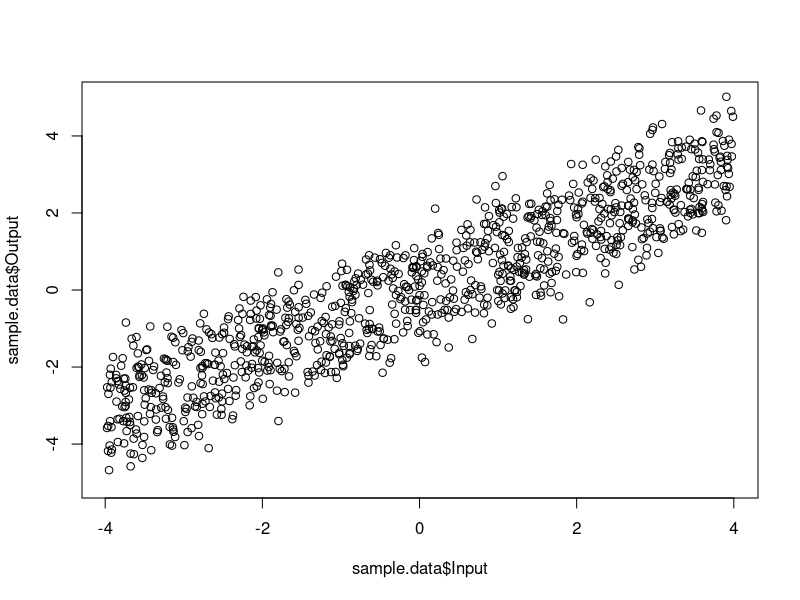
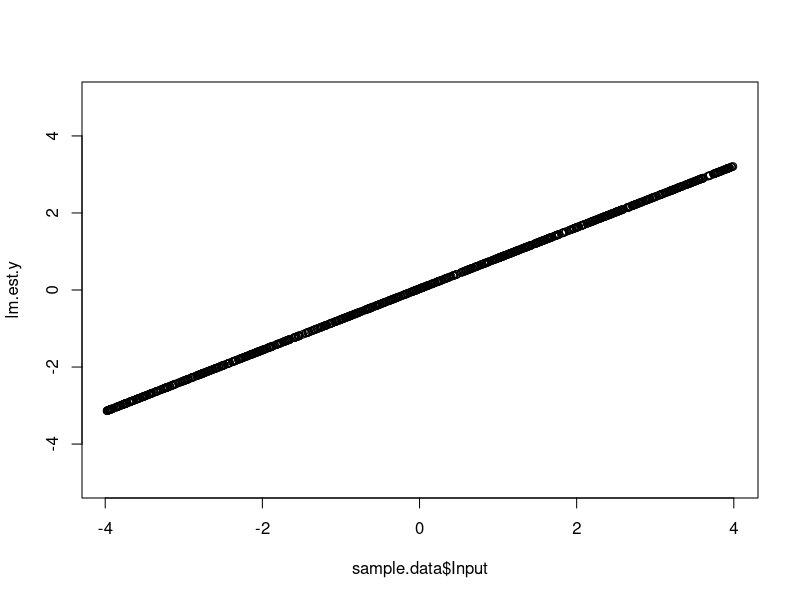
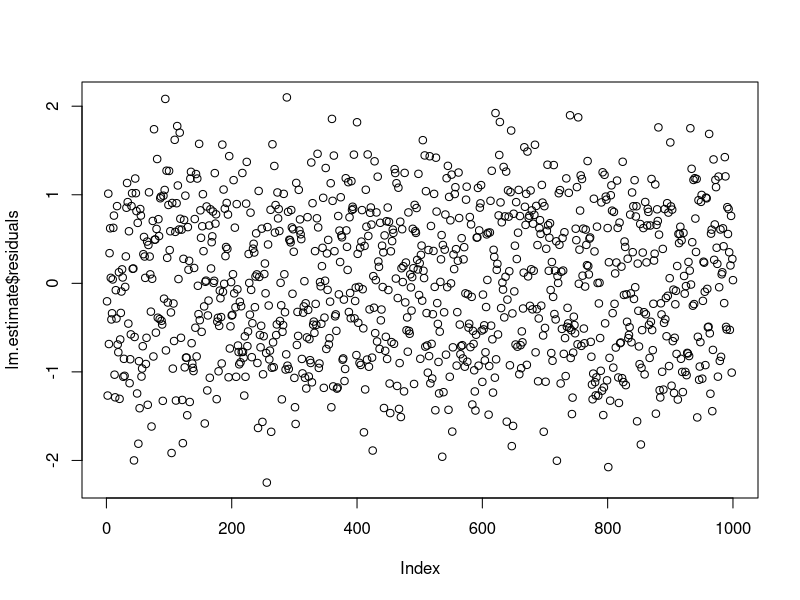
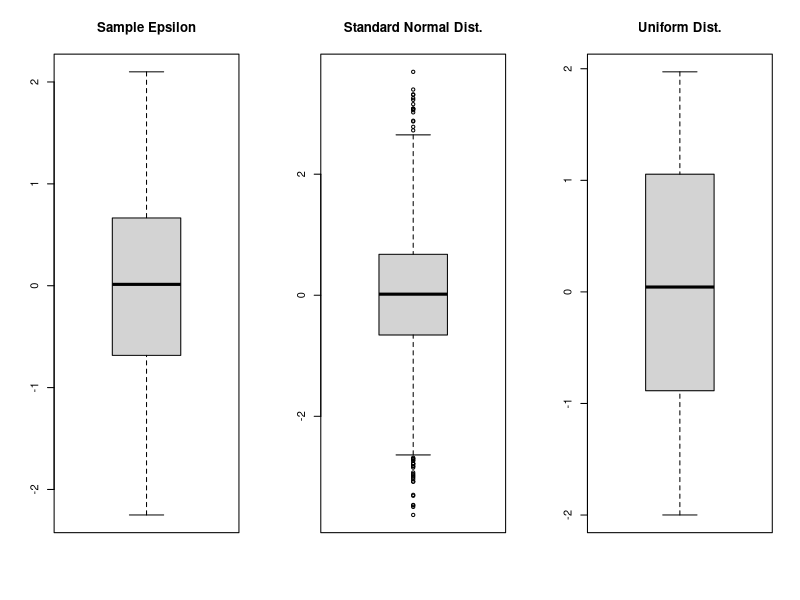
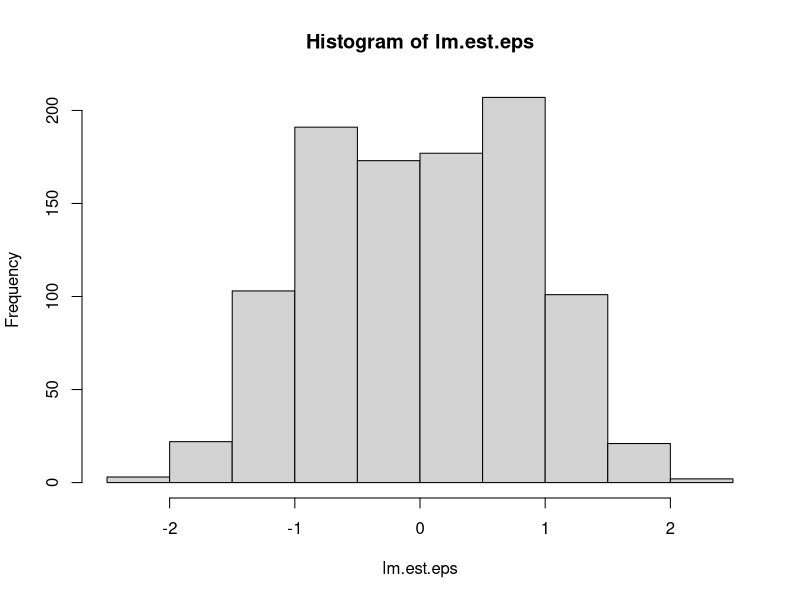
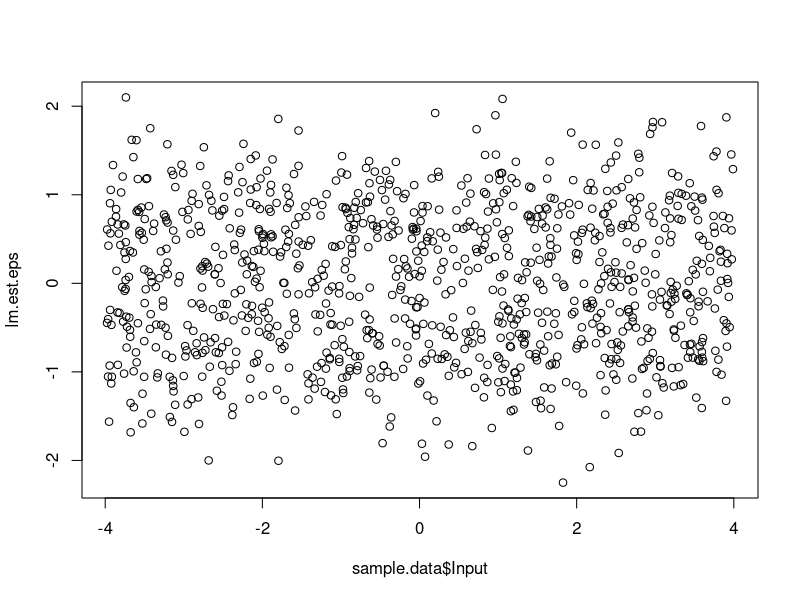
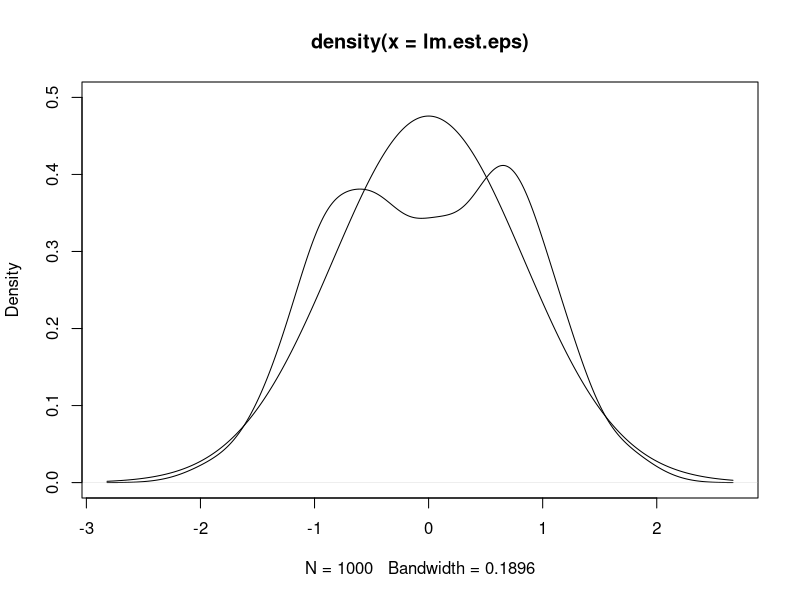
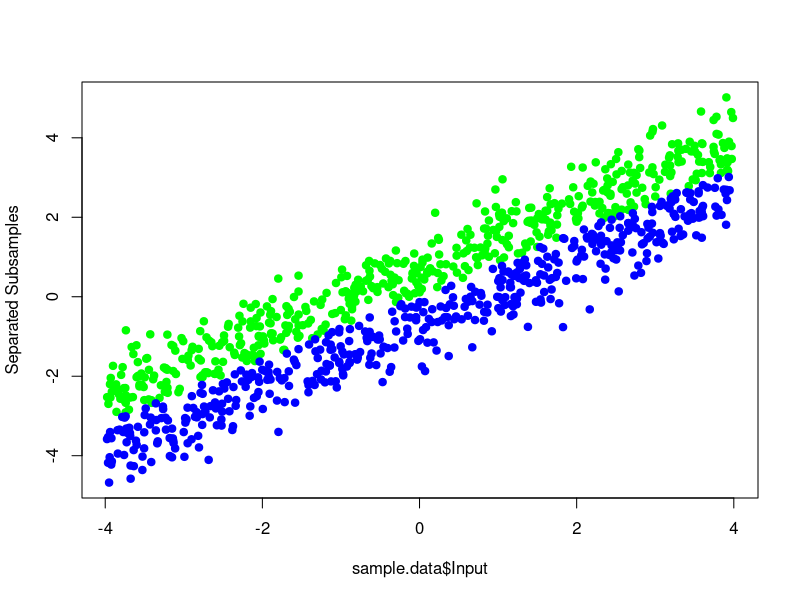

The R script that drew these images, in order:
## ---- chunk 1
options(scipen = 5)
## ---- chunk 2
# Import linear model ('lm') data
sample.data <- read.csv("ResidualAnalysisProjectData_1.csv")
## ---- chunk 3
head(sample.data)
## ---- chunk 4
plot(sample.data$Input, sample.data$Output, ylim = c(-5, 5))
## ---- chunk 5
lm.estimate <- lm(Output ~ Input, data = sample.data)
names(lm.estimate)
## ---- chunk 6
lm.estimate$coefficients

lm.est.b <- lm.estimate$coefficients[1]
lm.est.a <- lm.estimate$coefficients[2]

lm.est.y <- lm.est.a * sample.data$Input + lm.est.b
plot(sample.data$Input, lm.est.y, ylim = c(-5, 5))
## ---- chunk 7
lm.est.eps <- sample.data$Output - lm.est.y
# The manual calculation and lm() output are nearly identical
(mean(lm.estimate$residuals - lm.est.eps))
(sum(lm.estimate$residuals - lm.est.eps))

plot(lm.estimate$residuals)
## ---- chunk 8
head(lm.estimate$fitted.values)
head(lm.est.y)

(all.equal(as.vector(lm.estimate$fitted.values), lm.est.y))
## ---- chunk 9
(lm.est.summary <- summary(lm.estimate))
## ---- chunk 10
par(mfrow=c(1,3))
boxplot(lm.est.eps, main="Sample Epsilon")
boxplot(rnorm(5000), main="Standard Normal Dist.")
boxplot(runif(500, -2, 2), main="Uniform Dist.")
par(mfrow=c(1,1))

hist(lm.est.eps)
## ---- chunk 11
names(lm.est.summary)
lm.est.summary$sigma
lm.est.summary$sigma^2
## ---- chunk 12
sample.n <- nrow(sample.data)
lm.sigma.sq.byvar <- var(lm.estimate$residuals)

# Convert degrees of freedom
lm.sigma.sq.byvar = lm.sigma.sq.byvar * (sample.n - 1) / lm.estimate$df.residual
## ---- chunk 13
lm.eps.deviation <- lm.estimate$residuals - mean(lm.estimate$residuals)
lm.sigma.sq.bysum <- sum(lm.eps.deviation^2) / lm.estimate$df.residual
## ---- chunk 14
c("By Var()" = lm.sigma.sq.byvar, 
  "By Sum()" = lm.sigma.sq.bysum, 
  "From Model" = lm.est.summary$sigma^2)
## ---- chunk 15
lm.est.eps <- lm.estimate$residuals
plot(sample.data$Input, lm.est.eps)

lm.est.eps.density <- density(lm.est.eps)
plot(lm.est.eps.density, ylim = c(0, 0.5))
lines(lm.est.eps.density$x, 
      dnorm(lm.est.eps.density$x, mean = mean(lm.est.eps), sd = sd(lm.est.eps)))
## ---- chunk 16
c(Left.Mean = mean(lm.est.eps[lm.est.eps < 0]), 
  Right.Mean = mean(lm.est.eps[lm.est.eps > 0]))
## ---- chunk 17
select.seq.unscrambled <- as.integer(lm.est.eps > 0)
head(select.seq.unscrambled, 30)

ChoosePos <- function(j) {
  vapply(seq_along(select.seq.unscrambled), 
         function(i) {switch(select.seq.unscrambled[i] + 1, NA, sample.data[i, j])},
         numeric(1))
}

ChooseNeg <- function(j) {
  vapply(seq_along(select.seq.unscrambled), 
         function(i) {switch(select.seq.unscrambled[i] + 1, sample.data[i, j], NA)},
         numeric(1))
}

lm.subset1 <- sapply(seq_along(sample.data), ChoosePos)
lm.subset2 <- sapply(seq_along(sample.data), ChooseNeg)

head(cbind(lm.subset1, lm.subset2), 30)

# Plot the two clusters
matplot(sample.data$Input, cbind(lm.subset1[, 2], lm.subset2[,2]), 
        type = "p", col = c("green", "blue"), pch = 19, ylab = "Separated Subsamples")

plot(select.seq.unscrambled[1:100], type = "s")
## ---- chunk 18
cm <- as.table(matrix(c(450, 42, 50, 458), ncol = 2, byrow = T, 
               dimnames = list(c("Pred.T", "Pred.F"),
                               c("Act.T", "Act.F"))))
cm
## ---- chunk 19
cm.accuracy <- (cm["Pred.T", "Act.T"] + cm["Pred.F", "Act.F"]) / 1000
cm.sensitivity <- cm["Pred.T", "Act.T"] / sum(cm[,"Act.T"])
cm.specificity <- cm["Pred.F", "Act.F"] / sum(cm[, "Act.F"])
cm.balanced <- (cm.sensitivity + cm.specificity) / 2
(cm.out <- c(Accuracy = cm.accuracy,
             Sensitivity = cm.sensitivity, 
             Specificity = cm.specificity,
             Balanced = cm.balanced))
## ---- chunk 20
lm.subset1.estimate <- lm(Output ~ Input, 
                          data = data.frame(Input = lm.subset1[,1], Output = lm.subset1[,2]))
lm.subset2.estimate <- lm(Output ~ Input, 
                          data = data.frame(Input = lm.subset2[,1], Output = lm.subset2[,2]))
lm.subset1.est.summary <- summary(lm.subset1.estimate)
lm.subset2.est.summary <- summary(lm.subset2.estimate)

lm.subset1.est.summary$coefficients
lm.subset1.est.summary$sigma
lm.subset1.est.summary$df
lm.subset1.est.summary$r.squared
lm.subset1.est.summary$adj.r.squared

lm.subset2.est.summary$coefficients
lm.subset2.est.summary$sigma
lm.subset2.est.summary$df
lm.subset2.est.summary$r.squared
lm.subset2.est.summary$adj.r.squared
## ---- chunk 21
c(lm.est.summary$sigma,
  lm.subset1.est.summary$sigma,
  lm.subset2.est.summary$sigma)
## ---- chunk 22
c(lm.est.summary$r.squared,
  lm.subset1.est.summary$r.squared,
  lm.subset2.est.summary$r.squared)
## ---- chunk 23
rbind(LinearModel=lm.est.summary$fstatistic,
      LinearModelPositive=lm.subset1.est.summary$fstatistic,
      LinearModelNegative=lm.subset2.est.summary$fstatistic)
## ---- chunk 24
lm.est.pf <- pf(lm.est.summary$fstatistic[1], 
                lm.est.summary$fstatistic[2], 
                lm.est.summary$fstatistic[3],lower.tail = FALSE)
lm.subset1.est.pf <- pf(lm.subset1.est.summary$fstatistic[1], 
                        lm.subset1.est.summary$fstatistic[2], 
                        lm.subset1.est.summary$fstatistic[3],lower.tail = FALSE)
lm.subset2.est.pf <- pf(lm.subset2.est.summary$fstatistic[1], 
                        lm.subset2.est.summary$fstatistic[2], 
                        lm.subset2.est.summary$fstatistic[3],lower.tail = FALSE)
c(LinearModel = lm.est.pf,
  LinearModelPositive = lm.subset1.est.pf,
  LinearModelNegative = lm.subset2.est.pf)
## ---- chunk 25
# Plot residuals
matplot(cbind(MixedModelResiduals=c(lm.subset1.est.summary$residuals,
                                    lm.subset2.est.summary$residuals),
              SingleModelResiduals=lm.est.summary$residuals),
        type="p", pch=16, ylab="Residuals before and after unscrambling")

# Estimate standard deviations
apply(cbind(MixedModelResiduals=c(lm.subset1.est.summary$residuals,
                                   lm.subset2.est.summary$residuals),
            SingleModelResiduals=lm.est.summary$residuals),2,sd)
## ---- chunk 26
t00.2 <- round(lm.estimate$coefficients[1], 3)
t00.3 <- round(lm.subset1.estimate$coefficients[1], 3)
t00.4 <- round(lm.subset2.estimate$coefficients[1], 3)
t01.2 <- round(lm.estimate$coefficients[2], 3)
t01.3 <- round(lm.subset1.estimate$coefficients[2], 3)
t01.4 <- round(lm.subset1.estimate$coefficients[2], 3)
t1.2 <- round(lm.est.summary$sigma, 3)
t1.3 <- round(lm.subset1.est.summary$sigma, 3)
t1.4 <- round(lm.subset2.est.summary$sigma, 3)
t2.2 <- round(lm.est.summary$r.squared, 3)
t2.3 <- round(lm.subset1.est.summary$r.squared, 3)
t2.4 <- round(lm.subset2.est.summary$r.squared, 3)
t3.2 <- round(lm.est.summary$coefficients[1,4], 3)
t3.3 <- round(lm.subset1.est.summary$coefficients[1,4], 3)
t3.4 <- round(lm.subset2.est.summary$coefficients[1,4], 3)
t4.2 <- round(lm.est.summary$coefficients[2,4], 3)
t4.3 <- round(lm.subset1.est.summary$coefficients[2,4], 3)
t4.4 <- round(lm.subset2.est.summary$coefficients[2,4], 3)
t5.2 <- round(lm.est.summary$fstatistic[1])
t5.3 <- round(lm.subset1.est.summary$fstatistic[1])
t5.4 <- round(lm.subset2.est.summary$fstatistic[1])
## ---- chunk 27
input <- runif(1000, -4, 4)
output.a <- 0.8
subset1.b <- 0.7
subset2.b <- -0.7
output.eps <- 0.45

select.seq <- rep(c(0,1), 500)
output.fit <- rep(NA, 1000)
output.fit[select.seq == TRUE] <- output.a * input[select.seq == TRUE] + subset1.b
output.fit[select.seq == FALSE] <- output.a * input[select.seq == FALSE] + subset2.b
output <- output.fit + rnorm(1000, mean = 0, sd = output.eps)

sim.data <- data.frame(Input = input, Output = output)
lm.sim <- lm(Output ~ Input, sim.data)
lm.sim.summary <- summary(lm.sim)

title.orig <- "Original Sample"
title.est <- "Estimated Simulation"
par(mfrow=c(1,2))
plot(sample.data$Input, sample.data$Output, ylim = c(-5, 5), main = title.orig)
plot(input, output, ylim = c(-5, 5), main = title.est)
plot(sample.data$Input, lm.estimate$residuals, ylim = c(-2,2), main = title.orig)
plot(sim.data$Input, lm.sim$residuals, ylim = c(-2,2), main = title.est)
plot(density(lm.estimate$residuals), ylim = c(0, 0.5), main = title.orig)
plot(density(lm.sim$residuals), ylim = c(0, 0.5), main = title.est)
par(mfrow=c(1,1))
## ---- chunk 28
dat <- read.table('Week4_Test_Sample.csv', header=TRUE)

test.fit <- lm(Y~X, dat)
test.fit.summary <- summary(test.fit)
test.fit.summary

plot(dat$X, dat$Y)
y.est <- dat$X * coef(test.fit)[2] + coef(test.fit)[1]
plot(dat$X, y.est)

test.eps <- dat$Y - y.est
par(mfrow=c(1,2))
plot(test.eps)
boxplot(test.eps)
hist(test.eps)
eps.density <- density(test.eps)
plot(eps.density)
par(mfrow=c(1,1))

# Cluster
c(Left.Mean = mean(test.eps[test.eps < 0]), 
  Right.Mean = mean(test.eps[test.eps > 0]))
select.seq.unscrambled <- as.integer(test.eps > 0)
head(select.seq.unscrambled, 30)

ChoosePos <- function(j) {
  vapply(seq_along(select.seq.unscrambled), 
         function(i) {switch(select.seq.unscrambled[i] + 1, NA, dat[i, j])},
         numeric(1))
}

ChooseNeg <- function(j) {
  vapply(seq_along(select.seq.unscrambled), 
         function(i) {switch(select.seq.unscrambled[i] + 1, dat[i, j], NA)},
         numeric(1))
}

lm.subset1 <- sapply(seq_along(dat), ChoosePos)
lm.subset2 <- sapply(seq_along(dat), ChooseNeg)

head(cbind(lm.subset1, lm.subset2), 30)

# Plot the two clusters
matplot(dat$X, cbind(lm.subset1[, 2], lm.subset2[, 2]), 
        type = "p", col = c("green", "blue"), pch = 19, ylab = "Separated Subsamples")

plot(select.seq.unscrambled[1:100], type = "s")

res <- list(Unscrambled.Selection.Sequence =  select.seq.unscrambled)
write.table(res, file = 'result.csv', row.names = F)
